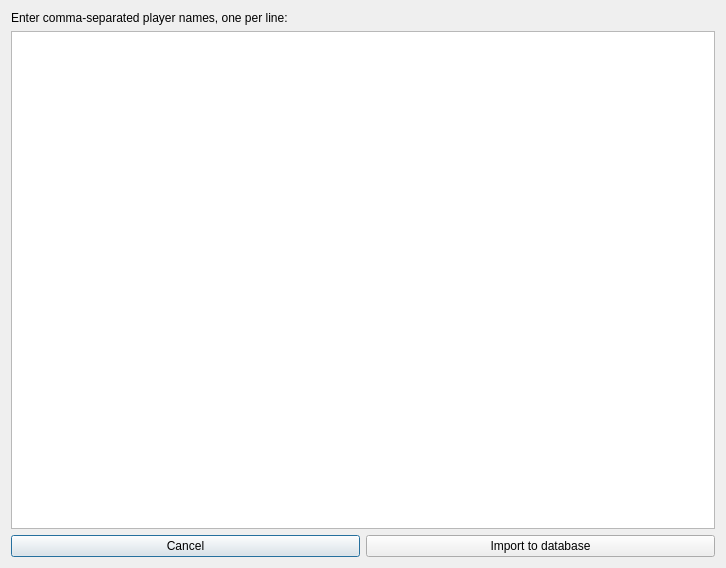
<?xml version="1.0" encoding="UTF-8"?>
<ui version="4.0">
 <class>DlgBulkImportToExtDb</class>
 <widget class="QDialog" name="DlgBulkImportToExtDb">
  <property name="geometry">
   <rect>
    <x>0</x>
    <y>0</y>
    <width>726</width>
    <height>568</height>
   </rect>
  </property>
  <property name="windowTitle">
   <string>Dialog</string>
  </property>
  <layout class="QVBoxLayout" name="verticalLayout_2">
   <item>
    <layout class="QVBoxLayout" name="verticalLayout">
     <item>
      <widget class="QLabel" name="label">
       <property name="text">
        <string>Enter comma-separated player names, one per line:</string>
       </property>
      </widget>
     </item>
     <item>
      <widget class="QPlainTextEdit" name="textEdit"/>
     </item>
     <item>
      <layout class="QHBoxLayout" name="horizontalLayout">
       <item>
        <widget class="QPushButton" name="btnCancel">
         <property name="text">
          <string>Cancel</string>
         </property>
        </widget>
       </item>
       <item>
        <widget class="QPushButton" name="btnImport">
         <property name="text">
          <string>Import to database</string>
         </property>
        </widget>
       </item>
      </layout>
     </item>
    </layout>
   </item>
  </layout>
 </widget>
 <resources/>
 <connections>
  <connection>
   <sender>btnCancel</sender>
   <signal>clicked()</signal>
   <receiver>DlgBulkImportToExtDb</receiver>
   <slot>reject()</slot>
   <hints>
    <hint type="sourcelabel">
     <x>185</x>
     <y>545</y>
    </hint>
    <hint type="destinationlabel">
     <x>362</x>
     <y>283</y>
    </hint>
   </hints>
  </connection>
  <connection>
   <sender>btnImport</sender>
   <signal>clicked()</signal>
   <receiver>DlgBulkImportToExtDb</receiver>
   <slot>accept()</slot>
   <hints>
    <hint type="sourcelabel">
     <x>540</x>
     <y>545</y>
    </hint>
    <hint type="destinationlabel">
     <x>362</x>
     <y>283</y>
    </hint>
   </hints>
  </connection>
 </connections>
</ui>
